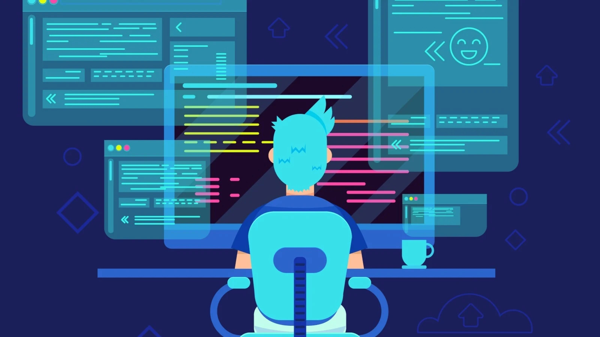
#> input picture edited_images/1-dev-image.png, 600 x 337 px, given as the content of the folder images, which was not available
$ python main.py edited_images/1-dev-image.png 100
#> lines starting #> are read from the running program, lines starting #| are printed output that depends on the picture
### image_processor.py
import os
from PIL import Image


class ImageProcessor:
    def __init__(self, image_file):
        self.image_file = image_file
        self.images_folder = 'images'
        self.edited_images_folder = 'edited_images'

        self.check_valid_format()
        self.img = Image.open(f'{self.images_folder}/{self.image_file}')
        self.new_image = self.image_file

    def check_valid_format(self):
        supported_formats = (".jpg", ".png")
        if not self.image_file.lower().endswith(supported_formats):
            raise TypeError(f'Unsupported format for {self.image_file}')

    def rename_image(self, new_format):
        self.new_image = f'{os.path.splitext(self.image_file)[0]}.{new_format.lower()}'

    def resize_image(self, new_width):
        try:
            self.img = self.img.resize((
                new_width,
                int(new_width * self.img.height / self.img.width)
            ))

        except Exception as e:
            print(f"Error resizing {self.image_file}: {str(e)}\n")

    def convert_image(self, new_format: str):
        self.rename_image(new_format)
        try:
            self.img.save(self.new_image, format=new_format.upper())

        except Exception as e:
            print(f"Error converting {self.image_file}: {str(e)}\n")

    def archive_image(self):
        os.rename(self.new_image, f'{self.edited_images_folder}/{self.new_image}')
        old_size = os.path.getsize(f'{self.images_folder}/{self.image_file}')
        new_size = os.path.getsize(f'{self.edited_images_folder}/{self.new_image}')
        compress = int((1 - (new_size / old_size)) * 100)
        print(f'✅ {self.new_image} | compress: {compress}%')

### main.py
import os
import sys
from pathlib import Path
from image_processor import ImageProcessor


def get_args():
    if len(sys.argv) != 3:
        print("Usage: python image_processing_cleaner.py [output_format] [output_width]")
        sys.exit(1)

    image_format = sys.argv[1]
    image_width = int(sys.argv[2])

    return image_format, image_width


if __name__ == '__main__':
    Path('edited_images').mkdir(parents=True, exist_ok=True)
    img_format, img_width = get_args()
    img_files = os.listdir('images')
    for img_file in img_files:
        try:
            img = ImageProcessor(img_file)
            img.resize_image(img_width)
            img.convert_image(img_format)
            img.archive_image()
        except TypeError as e:
            print(e)
#> this loop made 1 pass
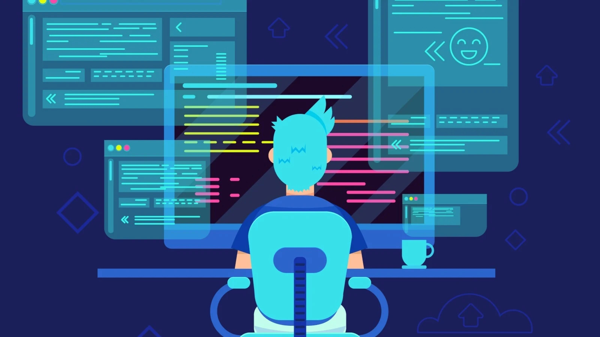
#> input picture edited_images/1-dev-image.png, 600 x 337 px, given as the content of the folder images, which was not available
#> pass 1, in resize_image, `self.img = self.img.resize(( new_width, int(new_width * self.img.heigh..`:
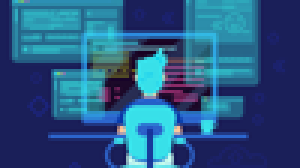
#> self.img: PIL image 100x56 RGB (shown 3 times larger); mean R, G, B 39.8, 86.8, 131.3

$ run again, on edited_images/5-dev-image.png
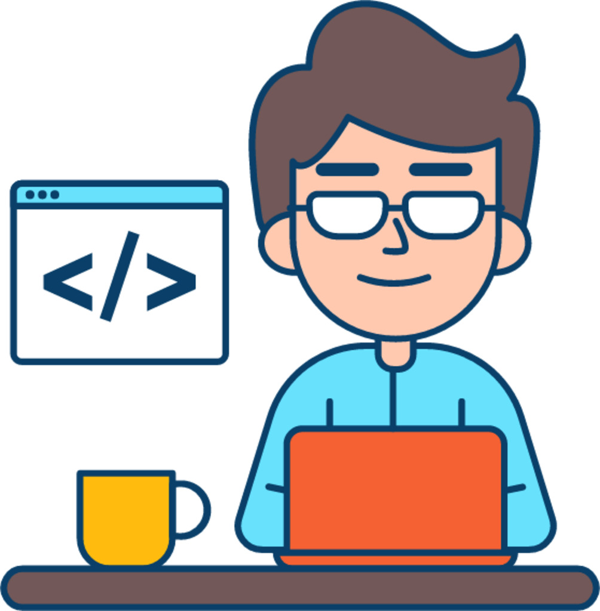
#> input picture edited_images/5-dev-image.png, 600 x 611 px, given as the content of the folder images, which was not available
#> the loop `for img_file in img_files:` made 1 pass
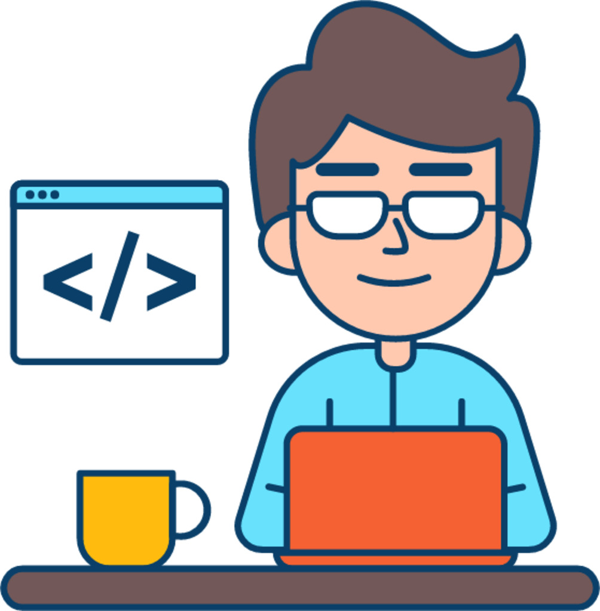
#> input picture edited_images/5-dev-image.png, 600 x 611 px, given as the content of the folder images, which was not available
#> pass 1, in resize_image, `self.img = self.img.resize(( new_width, int(new_width * self.img.heigh..`:
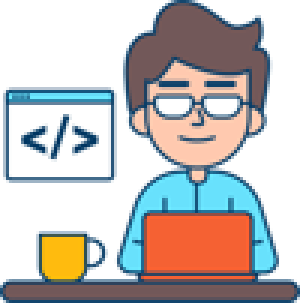
#> self.img: PIL image 100x101 RGB (shown 3 times larger); mean R, G, B 193.1, 188.8, 187.5
